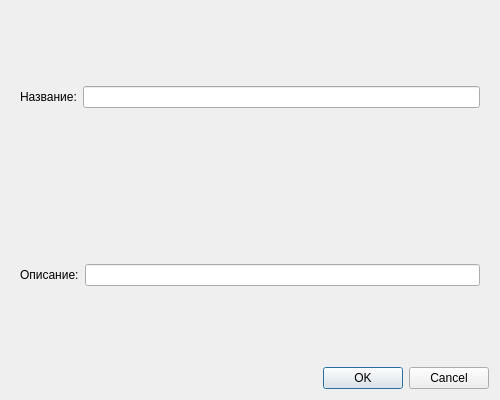
<?xml version="1.0" encoding="UTF-8"?>
<ui version="4.0">
 <class>Dialog</class>
 <widget class="QDialog" name="Dialog">
  <property name="geometry">
   <rect>
    <x>0</x>
    <y>0</y>
    <width>500</width>
    <height>400</height>
   </rect>
  </property>
  <property name="windowTitle">
   <string>Dialog</string>
  </property>
  <layout class="QVBoxLayout" name="verticalLayout">
   <item>
    <widget class="QWidget" name="widget" native="true">
     <layout class="QHBoxLayout" name="horizontalLayout_2">
      <item>
       <widget class="QLabel" name="label">
        <property name="text">
         <string>Название:</string>
        </property>
       </widget>
      </item>
      <item>
       <widget class="QLineEdit" name="titleLineEdit"/>
      </item>
     </layout>
    </widget>
   </item>
   <item>
    <widget class="QWidget" name="widget_2" native="true">
     <layout class="QHBoxLayout" name="horizontalLayout_3">
      <item>
       <widget class="QLabel" name="label_2">
        <property name="text">
         <string>Описание:</string>
        </property>
       </widget>
      </item>
      <item>
       <widget class="QLineEdit" name="descriptionLineEdit"/>
      </item>
     </layout>
    </widget>
   </item>
   <item>
    <widget class="QDialogButtonBox" name="buttonBox">
     <property name="orientation">
      <enum>Qt::Horizontal</enum>
     </property>
     <property name="standardButtons">
      <set>QDialogButtonBox::Cancel|QDialogButtonBox::Ok</set>
     </property>
    </widget>
   </item>
  </layout>
 </widget>
 <resources/>
 <connections>
  <connection>
   <sender>buttonBox</sender>
   <signal>accepted()</signal>
   <receiver>Dialog</receiver>
   <slot>accept()</slot>
   <hints>
    <hint type="sourcelabel">
     <x>248</x>
     <y>254</y>
    </hint>
    <hint type="destinationlabel">
     <x>157</x>
     <y>274</y>
    </hint>
   </hints>
  </connection>
  <connection>
   <sender>buttonBox</sender>
   <signal>rejected()</signal>
   <receiver>Dialog</receiver>
   <slot>reject()</slot>
   <hints>
    <hint type="sourcelabel">
     <x>316</x>
     <y>260</y>
    </hint>
    <hint type="destinationlabel">
     <x>286</x>
     <y>274</y>
    </hint>
   </hints>
  </connection>
 </connections>
</ui>
